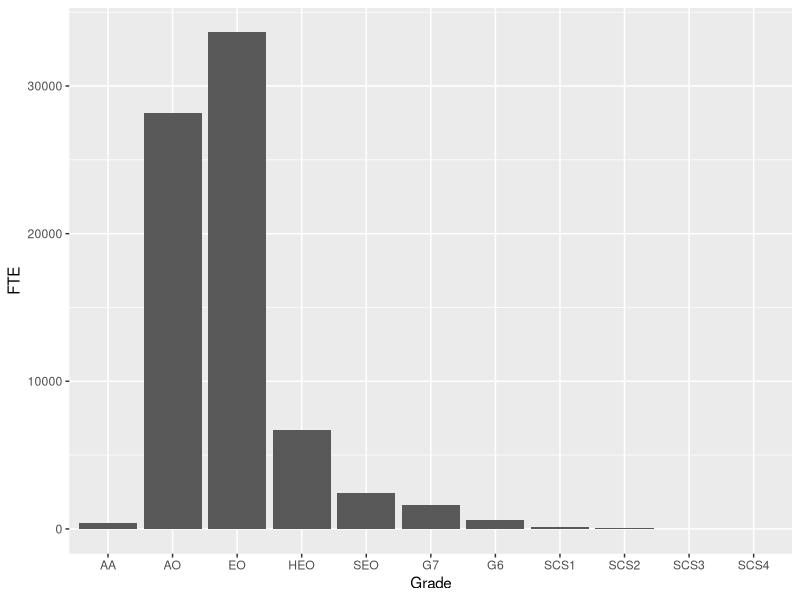
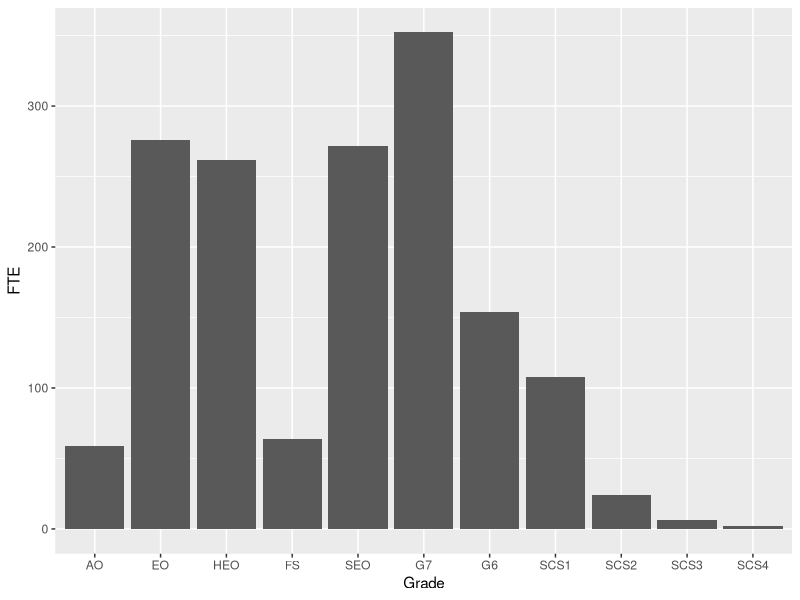

Source code (R) for these figures, in order:
## ---- chunk 1
knitr::opts_chunk$set(collapse = TRUE)
library("here")
library("tidyverse")
library("knitr")

## ---- chunk 2

juniors <- read_csv(here("static","data","Open Government Licence", "DWP Organogram 31-Sept-2017_2-junior.csv"))

juniors <- juniors %>%
  select(contains("Grade"), contains("FTE"), contains("minimum")) %>%
  mutate(Grade = str_extract(Grade, "FS|AA|AO|EO|HEO|SEO|G7|G6")) %>%
  rename(minimum =  `Payscale Minimum (£)`) %>%
  rename(FTE = `Number of Posts in FTE`) 

seniors <-read_csv(here("static","data","Open Government Licence", "DWP Organogram 31-Sept-2017_2-senior.csv"))

seniors <- seniors %>%
  filter(Name != "N/A") %>%
  select(contains("Grade"), contains("FTE"), contains("Floor")) %>%
  rename(minimum =  `Actual Pay Floor (£)`) %>%
  filter(minimum > 0) %>%
  rename(Grade = `Grade (or equivalent)`) 

## ---- chunk 3
combined <- bind_rows(juniors, seniors) %>%
  arrange(minimum) %>%
  mutate(running_total = cumsum(FTE))
## ---- chunk 4

total_staff <- last(combined$running_total)
median_staff <- total_staff/2

median_record <- combined %>%
  filter(running_total > median_staff) %>%
  top_n(-1)

median_salary <- median_record$minimum
print(median_salary)
## ---- chunk 5
combined <- combined %>%
  group_by(Grade) %>%
  summarise(Total_pay = sum(FTE * minimum), FTE=sum(FTE)) %>%
  mutate(avg_minimum = Total_pay / FTE) %>%
  arrange(avg_minimum)

summary_table <- combined %>%
  summarise(sum(Total_pay), sum(FTE))
total_bill_year <- summary_table$`sum(Total_pay)`

kable(combined)
## ---- chunk 6
Grades = combined$Grade
combined <- mutate(combined, Grade = factor(Grade, levels = Grades, ordered=TRUE))
ggplot(combined, aes(y=FTE,x=Grade)) + geom_col()

## ---- chunk 7


total_hours <- (365.25 / 7 * 5 - 25 -9) * (37)

avg_hourly <- median_salary/total_hours 
avg_minutely <- avg_hourly/60

print(paste("total staff:", total_staff))
print(paste("median salary:", median_salary))

total_bill_min <- total_bill_year / total_hours
print(paste("Cost of salary in DWP per minute:", total_bill_min))

## ---- chunk 8
juniors <- read_csv(here("static","data","Open Government Licence", "department-of-health__31-03-2016__dh_010416-DH-Organogram-junior.csv"))

juniors <- juniors %>%
  select(contains("Grade"), contains("FTE"), contains("minimum")) %>%
  mutate(Grade = str_extract(Grade, "AA|AO|EO|HEO|FS|SEO|G7|G6")) %>%
  rename(minimum =  `Payscale Minimum (£)`) %>%
  rename(FTE = `Number of Posts in FTE`) 

seniors <-read_csv(here("static","data","Open Government Licence", "department-of-health__31-03-2016__dh_010416-DH-Organogram-senior.csv"))

seniors <- seniors %>%
  filter(Name != "N/A") %>%
  select(contains("Grade"), contains("FTE"), contains("Floor")) %>%
  rename(minimum =  `Actual Pay Floor (£)`) %>%
  filter(minimum > 0) %>%
  rename(Grade = `Grade (or equivalent)`) 

combined <- bind_rows(juniors, seniors) %>%
  arrange(minimum) %>%
  mutate(running_total = cumsum(FTE))

total_staff <- last(combined$running_total)
median_staff <- total_staff/2

median_record <- combined %>%
  filter(running_total > median_staff) %>%
  top_n(-1)

median_salary <- median_record$minimum

combined <- combined %>%
  group_by(Grade) %>%
  summarise(Total_pay = sum(FTE * minimum), FTE=sum(FTE)) %>%
  mutate(avg_minimum = Total_pay / FTE) %>%
  arrange(avg_minimum)

summary_table <- combined %>%
  summarise(sum(Total_pay), sum(FTE))
total_bill_year <- summary_table$`sum(Total_pay)`

Grades = combined$Grade
combined <- mutate(combined, Grade = factor(Grade, levels = Grades, ordered=TRUE))
ggplot(combined, aes(y=FTE,x=Grade)) + geom_col()
